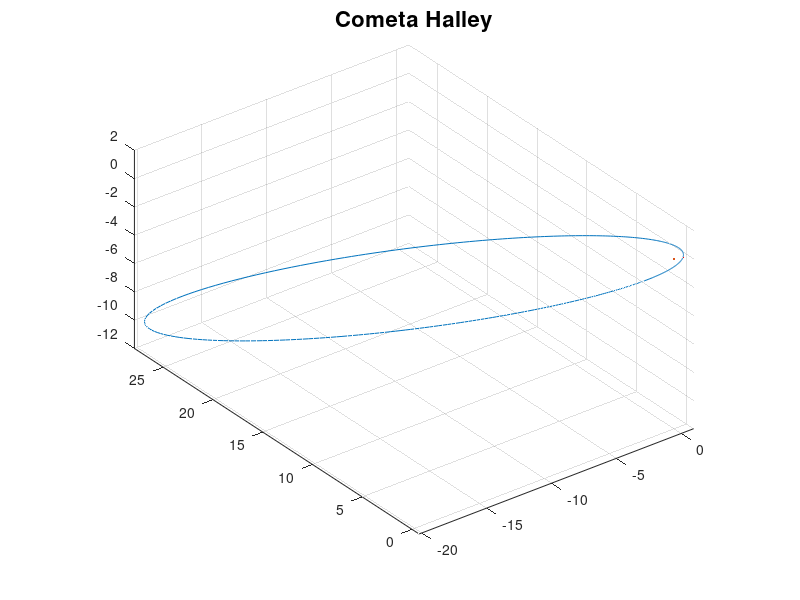

Source code (MATLAB):
function p10_6(err)
%P10_6 Cometa Halley

if nargin<1, err=1e-7; end
tspan=[0,100];
%pozitia initiala
y0=[0.325514;-0.459460;0.166229;-9.096111;-6.916686;-1.305721];
opts=odeset('Events',@testperiheliu,'RelTol',err);
[t,w,te,ye,ie]=ode45(@cometa_halley,tspan,y0,opts,y0);
plot3(w(:,1),w(:,2),w(:,3),0,0,0,'.',y0(1),y0(2),y0(3),'.r')
axis image
title('Cometa Halley','Fontsize',16)
grid on
fprintf('urmatorul periheliu:%10.5f\n',te(end)+1986)
function dydt=cometa_halley(t,y,y0)
mu=4*pi^2;
r=sqrt(y(1)^2+y(2)^2+y(3)^2);
dydt=[y(4);y(5);y(6);-mu*y(1)/r^3; -mu*y(2)/r^3; -mu*y(3)/r^3];

function [val,isterm,dir] = testperiheliu(t,y,y0)
d = y(1:3)-y0(1:3);
v=y(4:6);
val=d'*v;
isterm = (t~=0);
dir = 1;
